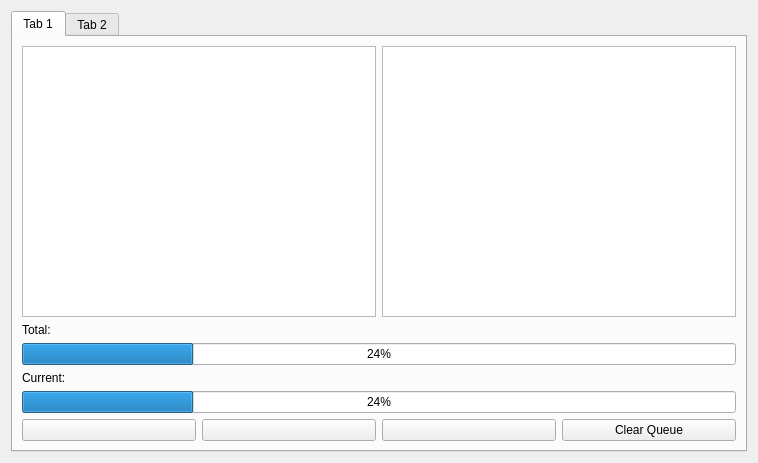
<?xml version="1.0" encoding="UTF-8"?>
<ui version="4.0">
 <class>Form</class>
 <widget class="QWidget" name="Form">
  <property name="geometry">
   <rect>
    <x>0</x>
    <y>0</y>
    <width>758</width>
    <height>463</height>
   </rect>
  </property>
  <property name="windowTitle">
   <string>Form</string>
  </property>
  <layout class="QVBoxLayout" name="verticalLayout_2">
   <item>
    <widget class="QTabWidget" name="tabWidget">
     <property name="minimumSize">
      <size>
       <width>0</width>
       <height>5</height>
      </size>
     </property>
     <property name="currentIndex">
      <number>0</number>
     </property>
     <widget class="QWidget" name="tab">
      <attribute name="title">
       <string>Tab 1</string>
      </attribute>
      <layout class="QVBoxLayout" name="verticalLayout_4">
       <item>
        <layout class="QHBoxLayout" name="horizontalLayout_3">
         <item>
          <widget class="QListView" name="listViewFiles"/>
         </item>
         <item>
          <widget class="QListView" name="listViewFormat"/>
         </item>
        </layout>
       </item>
       <item>
        <layout class="QVBoxLayout" name="verticalLayout_3">
         <item>
          <layout class="QVBoxLayout" name="verticalLayout">
           <item>
            <widget class="QLabel" name="label">
             <property name="text">
              <string>Total:</string>
             </property>
            </widget>
           </item>
           <item>
            <widget class="QProgressBar" name="progbarTotal">
             <property name="value">
              <number>24</number>
             </property>
            </widget>
           </item>
           <item>
            <layout class="QHBoxLayout" name="horizontalLayout_4">
             <item>
              <widget class="QLabel" name="label_3">
               <property name="text">
                <string>Current:</string>
               </property>
              </widget>
             </item>
             <item>
              <widget class="QLabel" name="labelFileName">
               <property name="text">
                <string/>
               </property>
              </widget>
             </item>
            </layout>
           </item>
           <item>
            <widget class="QProgressBar" name="progbarCurrent">
             <property name="value">
              <number>24</number>
             </property>
            </widget>
           </item>
          </layout>
         </item>
        </layout>
       </item>
       <item>
        <layout class="QHBoxLayout" name="horizontalLayout">
         <item>
          <widget class="QPushButton" name="btnOpen">
           <property name="text">
            <string/>
           </property>
          </widget>
         </item>
         <item>
          <widget class="QPushButton" name="btnStart">
           <property name="text">
            <string/>
           </property>
          </widget>
         </item>
         <item>
          <widget class="QPushButton" name="btnStop">
           <property name="text">
            <string/>
           </property>
          </widget>
         </item>
         <item>
          <widget class="QPushButton" name="btnClearQueue">
           <property name="text">
            <string>Clear Queue</string>
           </property>
          </widget>
         </item>
        </layout>
       </item>
      </layout>
     </widget>
     <widget class="QWidget" name="widget">
      <attribute name="title">
       <string>Tab 2</string>
      </attribute>
      <layout class="QVBoxLayout" name="verticalLayout_6">
       <item>
        <layout class="QVBoxLayout" name="verticalLayout_5">
         <item>
          <layout class="QHBoxLayout" name="horizontalLayout_2">
           <item>
            <layout class="QGridLayout" name="gridLayout">
             <item row="2" column="2">
              <widget class="QSlider" name="crfSlider">
               <property name="orientation">
                <enum>Qt::Horizontal</enum>
               </property>
              </widget>
             </item>
             <item row="6" column="0">
              <widget class="QLabel" name="label_8">
               <property name="text">
                <string>Preset:</string>
               </property>
              </widget>
             </item>
             <item row="1" column="0">
              <widget class="QLabel" name="label_2">
               <property name="text">
                <string>Frame Rate:</string>
               </property>
              </widget>
             </item>
             <item row="3" column="2">
              <widget class="QLabel" name="labelCRFVal">
               <property name="text">
                <string>00</string>
               </property>
              </widget>
             </item>
             <item row="1" column="2">
              <widget class="QTextEdit" name="textFrameRate"/>
             </item>
             <item row="2" column="0">
              <widget class="QLabel" name="label_5">
               <property name="text">
                <string>CRF:</string>
               </property>
              </widget>
             </item>
             <item row="6" column="2">
              <widget class="QComboBox" name="comboPreset"/>
             </item>
             <item row="4" column="2">
              <spacer name="verticalSpacer_2">
               <property name="orientation">
                <enum>Qt::Vertical</enum>
               </property>
               <property name="sizeHint" stdset="0">
                <size>
                 <width>20</width>
                 <height>150</height>
                </size>
               </property>
              </spacer>
             </item>
            </layout>
           </item>
          </layout>
         </item>
         <item>
          <spacer name="verticalSpacer">
           <property name="orientation">
            <enum>Qt::Vertical</enum>
           </property>
           <property name="sizeHint" stdset="0">
            <size>
             <width>20</width>
             <height>500</height>
            </size>
           </property>
          </spacer>
         </item>
         <item>
          <layout class="QHBoxLayout" name="horizontalLayout_5">
           <item>
            <widget class="QLabel" name="label_4">
             <property name="text">
              <string>Destination:</string>
             </property>
            </widget>
           </item>
           <item>
            <widget class="QTextEdit" name="textDest">
             <property name="sizePolicy">
              <sizepolicy hsizetype="Expanding" vsizetype="Expanding">
               <horstretch>0</horstretch>
               <verstretch>5</verstretch>
              </sizepolicy>
             </property>
            </widget>
           </item>
           <item>
            <widget class="QPushButton" name="btnDest">
             <property name="text">
              <string>Browse</string>
             </property>
            </widget>
           </item>
          </layout>
         </item>
        </layout>
       </item>
      </layout>
     </widget>
    </widget>
   </item>
  </layout>
 </widget>
 <resources/>
 <connections/>
</ui>
